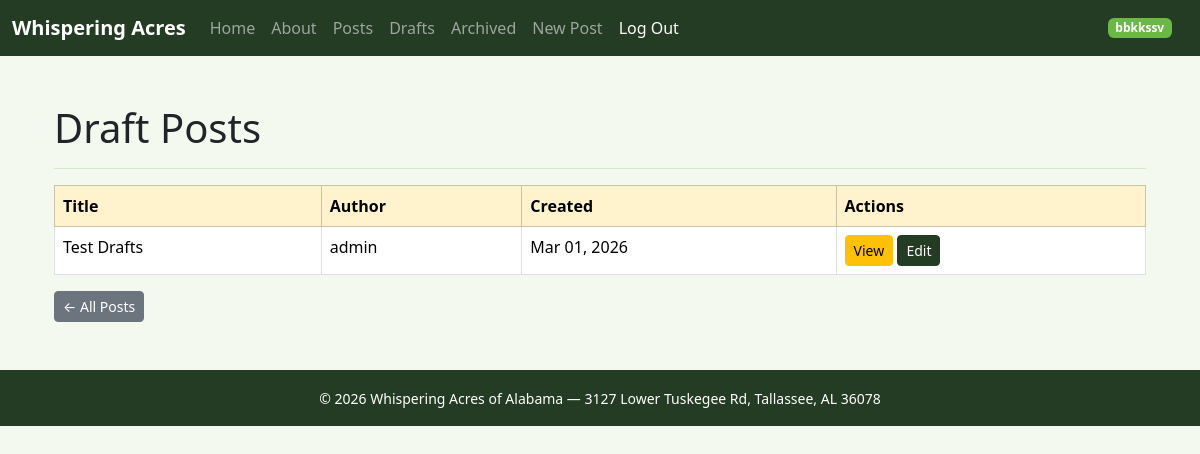
The page /posts/drafts/ (signed in) on the database its author committed.
### posts/models.py (models this page shows, shortened)
class Post(models.Model):
    title = models.CharField(max_length=128)
    sub_title = models.CharField(max_length=256)
    body = models.TextField()
    created_on = models.DateTimeField(auto_now_add=True)
    author = models.ForeignKey(User, on_delete=models.CASCADE)
    status = models.ForeignKey(Status, on_delete=models.DO_NOTHING)

### posts/views.py (the view)
# urls.py: path('drafts/', PostDraftListView.as_view(), name='post_drafts'),
class PostDraftListView(LoginRequiredMixin, ListView):
    model = Post
    template_name = 'posts/draft_list.html'
    context_object_name = 'posts'
    def get_queryset(self):
        return Post.objects.filter(status__name__iexact='draft')

### templates/posts/draft_list.html (shortened to what this page needs)
{% extends 'base.html' %}
{% block content %}
<div class="container mt-4">
    <h1>Draft Posts</h1>
    <hr>
    {% if posts %}
        <table class="table table-bordered table-hover">
            <thead class="table-warning">
                <tr>
                    <th>Title</th>
                    <th>Author</th>
                    <th>Created</th>
                    <th>Actions</th>
                </tr>
            </thead>
            <tbody>
                {% for post in posts %}
                <tr>
                    <td>{{ post.title }}</td>
                    <td>{{ post.author }}</td>
                    <td>{{ post.created_on|date:"M d, Y" }}</td>
                    <td>
                        <a href="{% url 'post_detail' post.pk %}" class="btn btn-warning btn-sm">View</a>
                        <a href="{% url 'post_edit' post.pk %}" class="btn btn-primary btn-sm">Edit</a>
                    </td>
                </tr>
                {% endfor %}
            </tbody>
        </table>
    {% else %}
        <div class="alert alert-warning">No draft posts found.</div>
    {% endif %}
    <a href="{% url 'posts' %}" class="btn btn-secondary btn-sm">&larr; All Posts</a>
</div>
{% endblock %}

### templates/navbar.html (shortened to what this page needs)
<nav class="navbar navbar-expand-lg navbar-dark bg-dark">
    <div class="container-fluid">
        <a class="navbar-brand fw-bold" href="{% url 'home' %}">Whispering Acres</a>
        <div class="collapse navbar-collapse" id="navbarSupportedContent">
            <ul class="navbar-nav me-auto mb-2 mb-lg-0">
                <li class="nav-item">
                    <a class="nav-link" href="{% url 'homeTwo' %}">Home</a>
                </li>
                <li class="nav-item">
                    <a class="nav-link" href="{% url 'about' %}">About</a>
                </li>
                <li class="nav-item">
                    <a class="nav-link" href="{% url 'posts' %}">Posts</a>
                </li>
                {% if user.is_authenticated %}
                <li class="nav-item">
                    <a class="nav-link" href="{% url 'post_drafts' %}">Drafts</a>
                </li>
                <li class="nav-item">
                    <a class="nav-link" href="{% url 'post_archived' %}">Archived</a>
                </li>
                <li class="nav-item">
                    <a class="nav-link" href="{% url 'post_new' %}">New Post</a>
                </li>
                <li class="nav-item">
                    <form method="post" action="{% url 'logout' %}">
                        <input type="submit" class="nav-link btn btn-link text-white" value="Log Out">
                    </form>
                </li>
                {% endif %}
            </ul>
            {% if user.is_authenticated %}
            <span class="badge text-bg-success me-3">{{ user.username }}</span>
            {% endif %}
        </div>
    </div>
</nav>

### static/css/site.css (style rules this page uses)
:root { --wa-dark: #243b24; --wa-dark-hover: #1a2b1a; --wa-green: #6cb846; --wa-green-hover: #5aa038; --wa-light: #f4f9f0; --wa-border: #c5ddb5; }
body { background-color: var(--wa-light); }
.navbar.bg-dark { background-color: var(--wa-dark) !important; }
.btn-primary { background-color: var(--wa-dark) !important; border-color: var(--wa-dark) !important; color: #fff !important; }
.text-bg-success { background-color: var(--wa-green) !important; color: #fff !important; }
hr { border-color: var(--wa-border); opacity: 0.6; }

### rows shown on the page
Post: title "Test Drafts", author "admin", created_on "Mar 01, 2026"

### other values the page prints
{{ user.username }} "bbkkssv"
